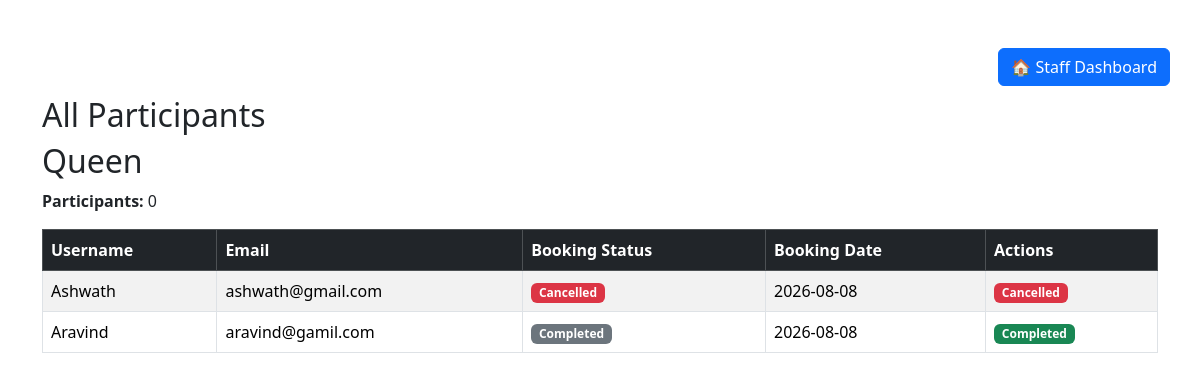
Screenshot of /view_participants/1 (signed in) with the database file from the repository.
### models.py (models this page shows)
class Trek(db.Model):
    id = db.Column(db.Integer, primary_key=True)
    trek_name = db.Column(db.String(100), nullable=False)
    location = db.Column(db.String(100), nullable=False)
    difficulty = db.Column(db.String(20), nullable=False)
    duration = db.Column(db.Integer, nullable=False)
    available_slots = db.Column(db.Integer, nullable=False)
    status = db.Column(db.String(20), nullable=False, default="Pending")
    start_date = db.Column(db.Date, nullable=False)
    end_date = db.Column(db.Date, nullable=False)
    assigned_staff_id = db.Column(db.Integer, db.ForeignKey("staff_profile.id"), nullable=True)

class Booking(db.Model):
    id = db.Column(db.Integer, primary_key=True)
    user_id = db.Column(db.Integer , db.ForeignKey("user.id"), nullable=False)
    trek_id = db.Column(db.Integer , db.ForeignKey("trek.id"), nullable=False)
    booking_date = db.Column(db.Date, nullable=False)
    status = db.Column(db.String(20), nullable=False, default="Booked")
    user = db.relationship("User", backref="bookings")
    trek = db.relationship("Trek", backref="bookings")

class User(db.Model):
    id = db.Column(db.Integer, primary_key=True)
    username =db.Column(db.String(100), nullable=False)
    email = db.Column(db.String(120), unique=True, nullable=False)
    password = db.Column(db.String(255), nullable=False)
    role = db.Column(db.String(20), nullable=False)
    status = db.Column(db.String(20), nullable=False ,default="ACTIVE")
    staff_profile = db.relationship("StaffProfile", backref="user" ,uselist=False)

### app.py (the view)
@app.route("/view_participants/<int:trek_id>")
def view_participants(trek_id):
    if "user_id" not in session:
        return redirect("/login")
    if session["role"] != "Staff":
            return "Access Denied!"
    staff = StaffProfile.query.filter_by(
    user_id=session["user_id"]).first()
    trek = Trek.query.get_or_404(trek_id)
    if trek.assigned_staff_id != staff.id:
        return "Access Denied!"
    bookings = Booking.query.filter_by(trek_id=trek.id).all()
    participant_count = Booking.query.filter_by(trek_id=trek.id,status="Booked").count()
    return render_template("view_participants.html",trek=trek,bookings=bookings,participant_count=participant_count)

### templates/view_participants.html (shortened to what this page needs)
<!DOCTYPE html>
<html lang="en">
<head>
    <link href="https://cdn.jsdelivr.net/npm/bootstrap@5.3.3/dist/css/bootstrap.min.css"
    rel="stylesheet">
</head>
<body>
    <div class="container mt-5 position-relative">
        <a href="/staff_dashboard" class="btn btn-primary position-absolute top-0 end-0">
            🏠 Staff Dashboard
        </a>
        <div class="pt-5">
            <h2 class="text-centre">All Participants</h2>
            <h2>{{ trek.trek_name }}</h2>
                <p>
                    <strong>Participants:</strong>
                    {{ participant_count }}
                </p>
            <table class="table table-bordered table-striped table-hover">
                <thead class="table-dark">
                    <tr>
                        <th>Username</th>
                        <th>Email</th>
                        <th>Booking Status</th>
                        <th>Booking Date</th>
                        <th>Actions</th>
                    </tr>
                </thead>
                <tbody>
                    {% for booking in bookings %}
                    <tr>
                        <td>{{ booking.user.username }}</td>
                        <td>{{ booking.user.email }}</td>
                        <td>
                                {% if booking.status == "Booked" %}
                                <span class="badge bg-success">
                                    Booked
                                </span>
                                {% elif booking.status == "Cancelled" %}
                                <span class="badge bg-danger">
                                    Cancelled
                                </span>
                                {% else %}
                                <span class="badge bg-secondary">
                                    {{ booking.status }}
                                </span>
                                {% endif %}
                            </td>
                        <td>{{ booking.booking_date }}</td>
                            <td>
                                {% if booking.status == "Booked" %}
                                <a href="/update_booking_status/{{ booking.id }}"
                                class="btn btn-success btn-sm">
                                    Mark Completed
                                </a>
                                {% elif booking.status == "Completed" %}
                                <span class="badge bg-success">
                                    Completed
                                </span>
                                {% elif booking.status == "Cancelled" %}
                                <span class="badge bg-danger">
                                    Cancelled
                                </span>
                                {% endif %}
                            </td>
                    </tr>
                    {% endfor %}
                </tbody>
            </table>
        </div>
    </div>
</body>
</html>

### rows the page displays
Trek: trek_name "Queen"
Booking: user.username "Ashwath", user.email "ashwath@gmail.com", status "Cancelled", booking_date "2026-08-08"
Booking: user.username "Aravind", user.email "aravind@gamil.com", status "Completed", booking_date "2026-08-08"

### other values shown
{{ participant_count }} "0"
